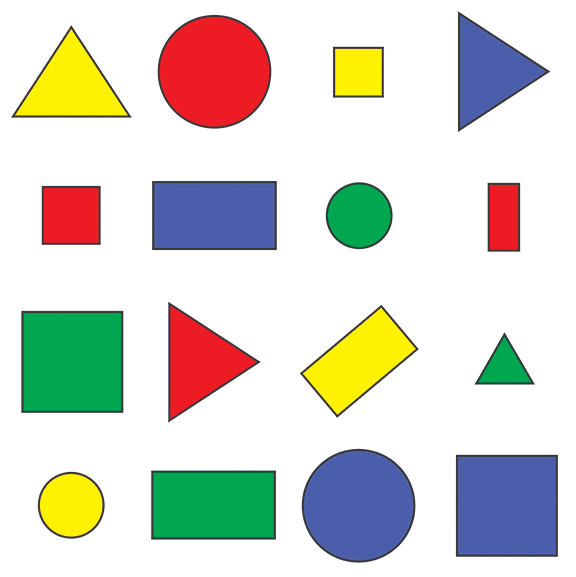
#> input picture CVZone Project/Resources/shapes.png, 576 x 577 px
$ python find_contours.py
#> lines starting #> are read from the running program, lines starting #| are printed output that depends on the picture; after the words box and inside, x2 and y2 are one past the last pixel; in counts of white or black regions, pixels touching at a corner belong together
# Import necessary libraries
import cv2  # OpenCV for image processing
import cvzone  # cvzone for additional computer vision functions
import numpy as np  # NumPy for numerical operations

# Read an image of shapes
imgShapes = cv2.imread("Resources/shapes.png")
#> imgShapes is the input picture: shape (577, 576, 3); mean B, G, R 205.1, 214.3, 214.2

# Apply Canny edge detection to the image
imgCanny = cv2.Canny(imgShapes, 50, 150)
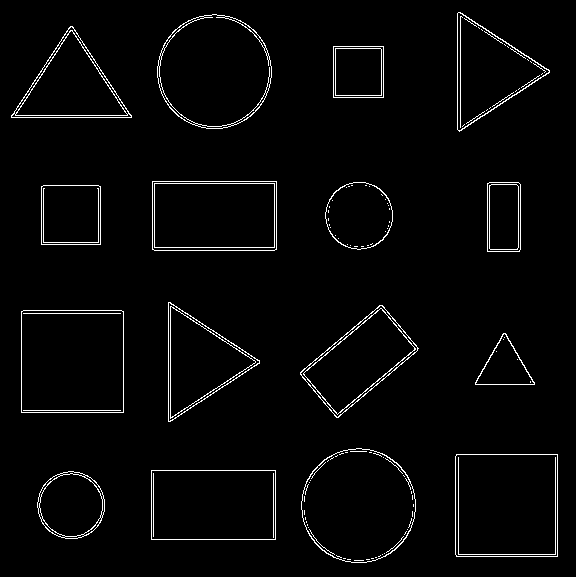
#> imgCanny: shape (577, 576); 2.6% white in thin lines or dots

# Dilate the edges to make contours more visible
imgDilated = cv2.dilate(imgCanny, np.ones((5, 5), np.uint8), iterations=1)
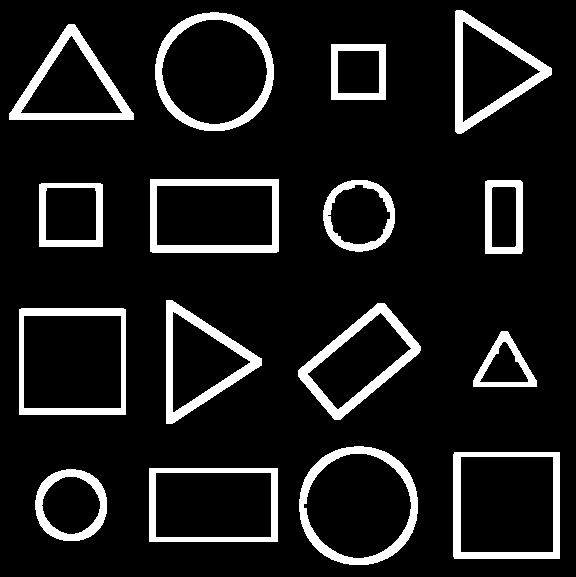
#> imgDilated: shape (577, 576); 10.8% white; 16 white regions, largest, box (x1, y1, x2, y2) and area: (299, 446, 418, 565) 2946, (155, 12, 274, 131) 2923, (298, 303, 421, 420) 2919

# Find contours in the original image based on the dilated edges
#> (the run stopped early here; a loop or call above may not have finished)
